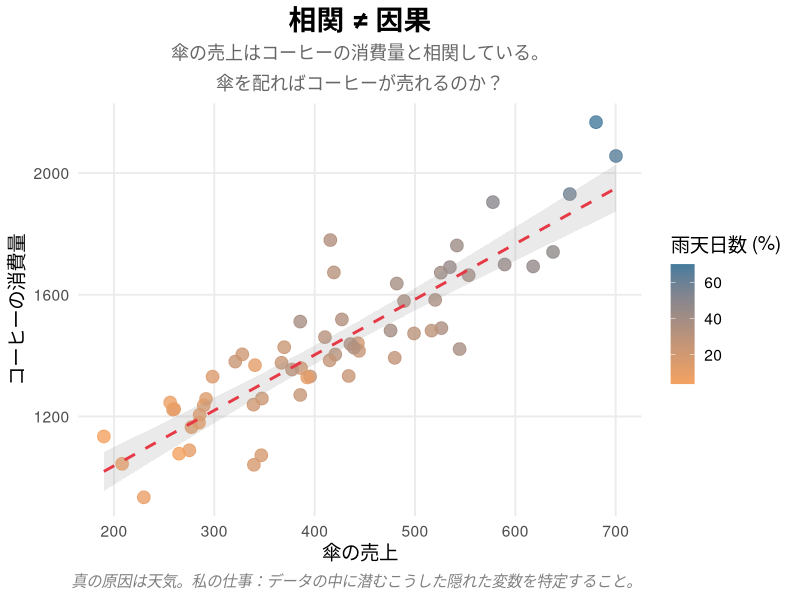

This figure's R source:
## ---- chunk 1
#| echo: false
#| message: false
#| warning: false
#| fig-width: 10
#| fig-height: 6
#| fig-align: center

library(ggplot2)
set.seed(69)
n <- 60
rain <- rbeta(n, 2, 5) * 100
umbrellas <- 200 + 8 * rain + rnorm(n, sd = 50)
coffees <- 1000 + 15 * rain + rnorm(n, sd = 100)
data <- data.frame(umbrellas = umbrellas, coffees = coffees, rain = rain)

ggplot(data, aes(x = umbrellas, y = coffees)) +
  geom_point(aes(color = rain), size = 4, alpha = 0.8) +
  geom_smooth(method = "lm", se = TRUE, color = "#e63946", linetype = "dashed", alpha = 0.2) +
  scale_color_gradient(low = "#f4a261", high = "#457b9d", name = "雨天日数 (%)") +
  labs(
    title = "相関 ≠ 因果",
    subtitle = "傘の売上はコーヒーの消費量と相関している。\n傘を配ればコーヒーが売れるのか？",
    x = "傘の売上",
    y = "コーヒーの消費量",
    caption = "真の原因は天気。私の仕事：データの中に潜むこうした隠れた変数を特定すること。"
  ) +
  theme_minimal(base_size = 14) +
  theme(
    plot.title = element_text(face = "bold", size = 20, hjust = 0.5),
    plot.subtitle = element_text(color = "gray40", size = 13, hjust = 0.5, lineheight = 1.4),
    plot.caption = element_text(color = "gray50", face = "italic", size = 11),
    legend.position = "right",
    panel.grid.minor = element_blank()
  )
